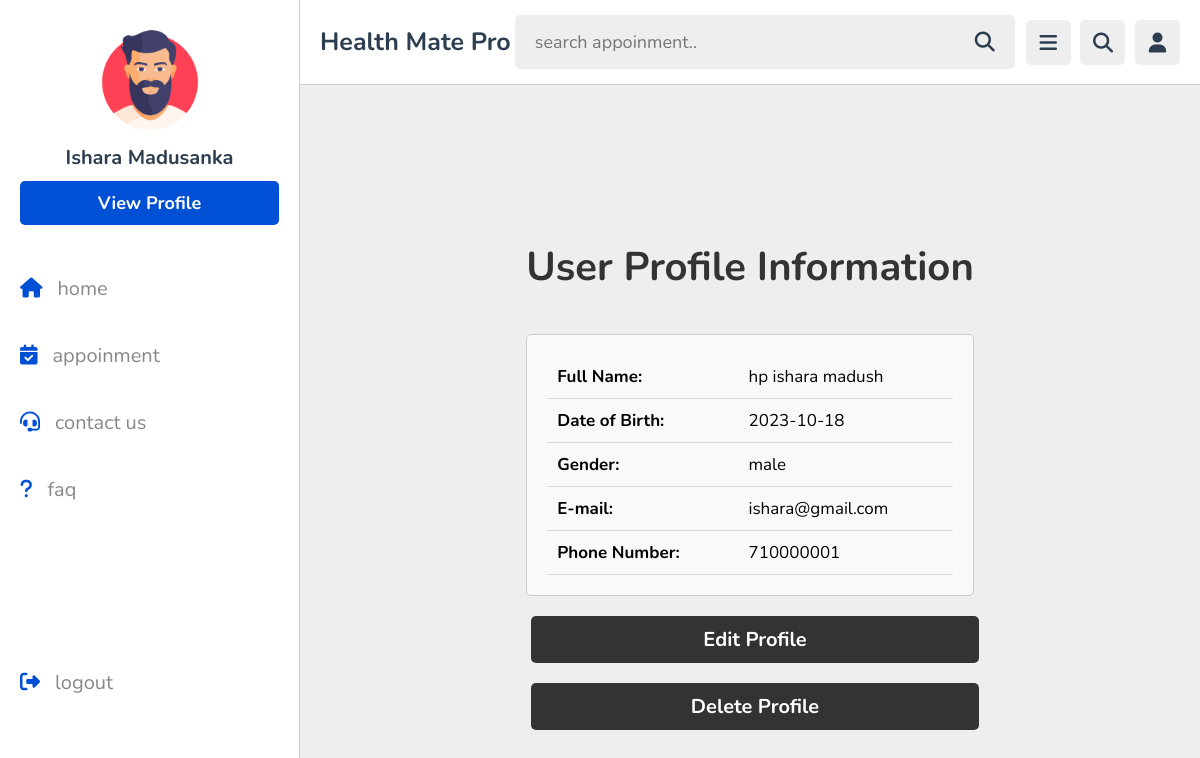
The page /user_profile.php (signed in) on the database its author committed.
### tables this page shows
CREATE TABLE `user_form` (
  `id` int(11) NOT NULL,
  `fname` varchar(50) NOT NULL,
  `lname` varchar(50) NOT NULL,
  `email` varchar(50) NOT NULL,
  `pnumber` bigint(10) NOT NULL,
  `nic` varchar(13) NOT NULL,
  `birthday` date NOT NULL,
  `gender` enum('male','female') NOT NULL,
  `password` varchar(50) NOT NULL,
  `cpassword` varchar(50) NOT NULL,
  `user_type` enum('user','admin') NOT NULL
);

### user_profile.php (the view, shortened to what this page needs)
<?php
@include 'config.php';
$email = $_SESSION['user_email'];
$sql = "SELECT * FROM user_form WHERE email = '$email'";
$result = $conn->query($sql);
if ($result->num_rows > 0) {
    $row = $result->fetch_assoc();
    $fname = $row['fname'];
    $lname = $row['lname'];
    $birthday = $row['birthday'];
    $gender = $row['gender'];
    $email = $row['email'];
    $pnumber = $row['pnumber'];
}
?>
<!DOCTYPE html>
<html lang="en">
<head>
    <link rel="stylesheet" href="css/profile.css">
    <link rel="stylesheet" href="css/style.css">
    <link rel="stylesheet" href="css/home-style.css">
    <link rel="stylesheet" href="https://cdnjs.cloudflare.com/ajax/libs/font-awesome/6.1.2/css/all.min.css">
</head>
<body>
  <header class="header">
    <section class="flex">
       <a href="home.html" class="logo">Health Mate Pro</a>
       <form class="search-form">
          <input type="text" name="search_box" required placeholder="search appoinment.." >
          <button type="submit" class="fas fa-search"></button>
       </form>
       <div class="icons">
          <div class="fas fa-bars"></div>
          <div class="fas fa-search"></div>
          <div class="fas fa-user"></div>
       </div>
    </section>
 </header>
  <div class="side-bar">
    <div class="profile">
       <img src="images/profile.png" class="image" alt="">
       <h3 class="name">Ishara Madusanka</h3>
       <a href="user_profile.php" class="btn">view profile</a>
    </div>
    <nav class="navbar">
       <a href="home.php"><i class="fas fa-home"></i><span>home</span></a>
       <a href="v/appointmentForm.html"><i class="fas fa-calendar-check"></i><span>appoinment</span></a>
       <a href="contact.php"><i class="fas fa-headset"></i><span>contact us</span></a>
       <a href="faq.php"><i class="fas fa-question"></i><span>faq</span></a>
       <br><br><br>  <br><br><br> <br><br><br>
       <a href="logout.php"><i class="fas fa-right-from-bracket"></i><span>logout</span></a>
      </nav>
  </div>
    <div class="container">
        <div class="content">
            <h1 style="font-size: 40px;"> User Profile Information</h1>
            <div class="profile-details">
                <table class="table" >
                    <tr>
                        <th >Full Name:</th>
                        <td><?php echo $fname . ' ' . $lname; ?></td>
                    </tr>
                    <tr>
                        <th>Date of Birth:</th>
                        <td><?php echo $birthday; ?></td>
                    </tr>
                    <tr>
                        <th>Gender:</th>
                        <td><?php echo $gender; ?></td>
                    </tr>
                    <tr>
                        <th>E-mail:</th>
                        <td><?php echo $email; ?></td>
                    </tr>
                    <tr>
                        <th>Phone Number:</th>
                        <td><?php echo $pnumber; ?></td>
                    </tr>
                </table>
            </div >
            <a style="margin-top: 20px;" href="editprofile.php" class="btn">Edit Profile</a>
            <a style="margin-top: 20px;" href="deleteprofile.php" onclick="return confirm('Are your sure you want to delet your account ?');" class="btn">Delete Profile</a>
        </div>
    </div>
</body>
</html>

### css/profile.css (style rules this page uses)
.profile-details { margin-top: 40px; padding: 20px; border: 1px solid #ccc; border-radius: 5px; background-color: #f9f9f9; }
.container h1 { font-size: 8px; }
.profile-details table { width: 100%; border-collapse: collapse; }
.profile-details th, .profile-details td { padding: 10px; border-bottom: 1px solid #ddd; }
.profile-details th { font-weight: bold; text-align: left; font-size: 17px; }
.profile-details td { text-align: left; font-size: 17px; }
.btn { display: inline-block; padding: 10px 20px; margin-top: 20px; border: none; border-radius: 5px; font-size: 16px; font-weight: bold; text-decoration: none; background-color: #007bff; color: #fff; cursor: pointer; transition: background-color 0.3s; }

### css/style.css (style rules this page uses)
* { font-family: 'Poppins', sans-serif; margin:0; padding:0; box-sizing: border-box; outline: none; border:none; text-decoration: none; }
.container { min-height: 100vh; display: flex; align-items: center; justify-content: center; padding:20px; padding-bottom: 60px; }
.container .content { text-align: center; }
.container .content h1 { font-size: 50px; color:#333; }
.container .content .btn { display: inline-block; padding:10px 30px; font-size: 20px; background: #333; color:#fff; margin:0 5px; text-transform: capitalize; }
.btn { background-color: var(--blue); }
.container { min-height: 100vh; background-color: var(--light-bg); display: flex; align-items: center; justify-content: center; padding:20px; }

### css/home-style.css (style rules this page uses)
:root { --black:#2c3e50; --white:#fff; --border:.1rem solid rgba(0,0,0,.2); }
* { font-family: 'Nunito', sans-serif; margin:0; padding:0; box-sizing: border-box; outline: none; border:none; text-decoration: none; }
html { font-size: 62.5%; overflow-x: hidden; }
body { background-color: #eee; padding-left: 30rem; }
section { padding:2rem; margin: 0 auto; max-width: 1200px; }
.header { position: sticky; top:0; left:0; right: 0; background-color: var(--white); z-index: 1000; border-bottom: var(--border); }
.header .flex { display: flex; align-items: center; justify-content: space-between; position: relative; padding: 1.5rem 2rem; }
.header .flex .logo { font-size: 2.5rem; color: var(--black); font-weight:bolder; }
.header .flex .search-form { width: 50rem; border-radius: .5rem; background-color: #eee; padding:1.5rem 2rem; display: flex; }
.header .flex .search-form input { width: 100%; font-size: 1.8rem; color:var(--black); background:none; }
.header .flex .search-form button { background:none; font-size: 2rem; cursor: pointer; color:var(--black); }
.header .flex .icons div { font-size: 2rem; color:var(--black); background-color: #eee; border-radius: .5rem; height: 4.5rem; width: 4.5rem; line-height: 4.5rem; cursor: pointer; text-align: center; margin-left: .7rem; }
.side-bar { position: fixed; top: 0; left: 0; width: 30rem; background-color: var(--white); height: 100vh; border-right: var(--border); z-index: 1200; }
.side-bar .profile { padding:3rem 2rem; text-align: center; }
.side-bar .profile .image { height: 10rem; width: 10rem; border-radius: 50%; object-fit: contain; margin-bottom: 1rem; }
.side-bar .profile .name { font-size: 2rem; color:var(--black); overflow: hidden; text-overflow: ellipsis; white-space: nowrap; }
.side-bar .navbar a { display: block; padding: 2rem; font-size: 2rem; }
.side-bar .navbar a i { margin-right: 1.5rem; color:#0050d5; transition: .2s linear; }
.side-bar .navbar a span { color:#888; }
.btn { border-radius: .5rem; color:#fff; font-size: 1.8rem; cursor: pointer; text-transform: capitalize; padding:1rem 3rem; text-align: center; margin-top: 1rem; }
.btn { display: block; width: 100%; background-color:#0050d5; }

### rows shown on the page
user_form: fname "hp ishara", lname "madush", birthday "2023-10-18", gender "male", email "ishara@gmail.com", pnumber "710000001"
